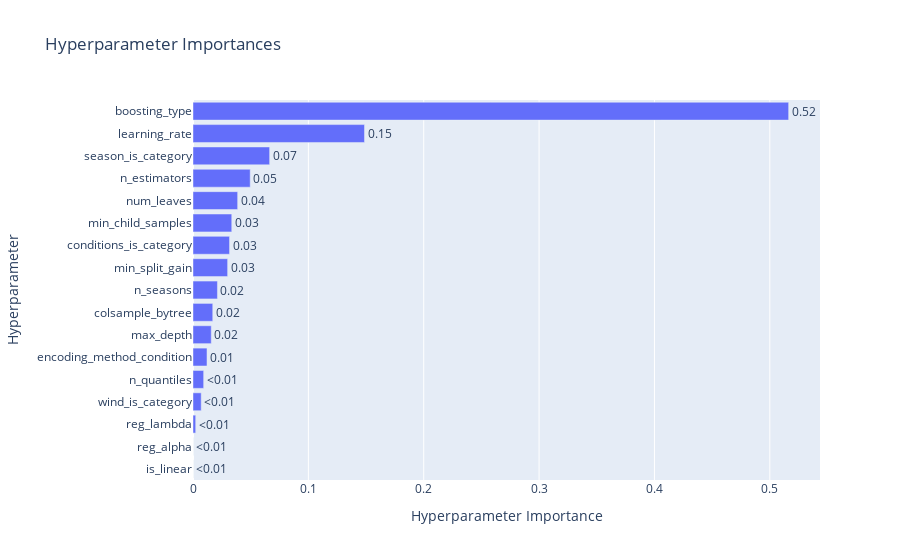

The cell this chart's notebook holds for it:
### Code cell
vis.plot_param_importances(study=temp_study)

### Figure 1 — Plotly figure (JSON) as saved in the notebook; plotly's stock layout.template omitted (floating-point values rounded to 4 significant figures)
{"data": [{"cliponaxis": false, "hovertemplate": ["is_linear (CategoricalDistribution): 0.0<extra></extra>", "reg_alpha (FloatDistribution): 1.07228978683319e-05<extra></extra>", "reg_lambda (FloatDistribution): 0.002334175082760858<extra></extra>", "wind_is_category (CategoricalDistribution): 0.007108658791363869<extra></extra>", "n_quantiles (IntDistribution): 0.00924458844239793<extra></extra>", "encoding_method_condition (CategoricalDistribution): 0.01212781511863236<extra></extra>", "max_depth (IntDistribution): 0.015823795942206002<extra></extra>", "colsample_bytree (FloatDistribution): 0.017122815413816196<extra></extra>", "n_seasons (IntDistribution): 0.02119124754472367<extra></extra>", "min_split_gain (FloatDistribution): 0.03002174818420373<extra></extra>", "conditions_is_category (CategoricalDistribution): 0.031677903963098504<extra></extra>", "min_child_samples (IntDistribution): 0.03359828045347241<extra></extra>", "num_leaves (IntDistribution): 0.03871610959347082<extra></extra>", "n_estimators (IntDistribution): 0.04959571630108807<extra></extra>", "season_is_category (CategoricalDistribution): 0.06642988644491513<extra></extra>", "learning_rate (FloatDistribution): 0.1486670581775604<extra></extra>", "boosting_type (CategoricalDistribution): 0.5163294776484215<extra></extra>"], "name": "Objective Value", "orientation": "h", "text": ["<0.01", "<0.01", "<0.01", "<0.01", "<0.01", "0.01", "0.02", "0.02", "0.02", "0.03", "0.03", "0.03", "0.04", "0.05", "0.07", "0.15", "0.52"], "textposition": "outside", "type": "bar", "x": [0, 1.072e-05, 0.002334, 0.007109, 0.009245, 0.01213, 0.01582, 0.01712, 0.02119, 0.03002, 0.03168, 0.0336, 0.03872, 0.0496, 0.06643, 0.1487, 0.5163], "y": ["is_linear", "reg_alpha", "reg_lambda", "wind_is_category", "n_quantiles", "encoding_method_condition", "max_depth", "colsample_bytree", "n_seasons", "min_split_gain", "conditions_is_category", "min_child_samples", "num_leaves", "n_estimators", "season_is_category", "learning_rate", "boosting_type"]}], "layout": {"title": {"text": "Hyperparameter Importances"}, "xaxis": {"title": {"text": "Hyperparameter Importance"}}, "yaxis": {"title": {"text": "Hyperparameter"}}}}
